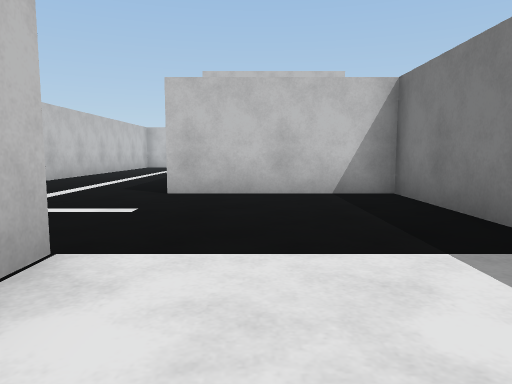
view 1 (above)

24 first-person views from a walk through a Webots world. The camera is 0.07 m above the floor, tilts 6° down and sees 70° across. The floor is counted in squares, 0.1 m on a side. Each view is taken from the middle of a square. On the plan, view 1 faces up. The plan holds only what a view shows up to about 11 squares ahead; the rest is blank. The place goes on beyond the plan. The robots in the file are not drawn. Simple shapes and patterns stand in for the simulator's stock objects.

view 2
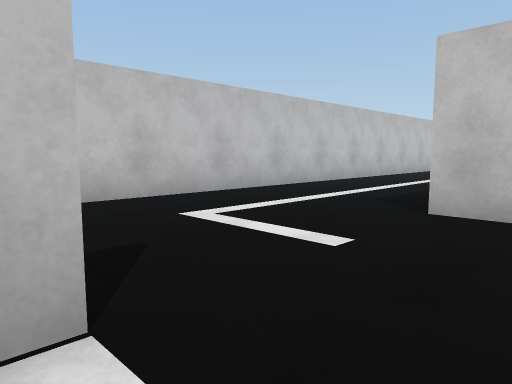

view 3
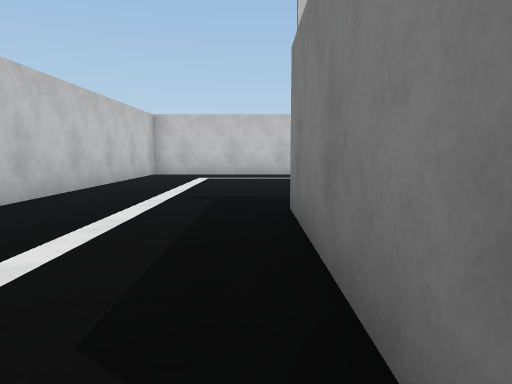

view 4
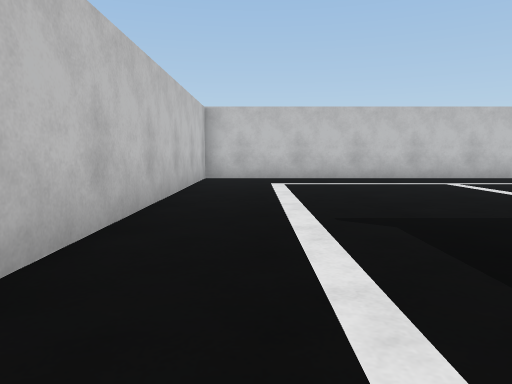

view 5
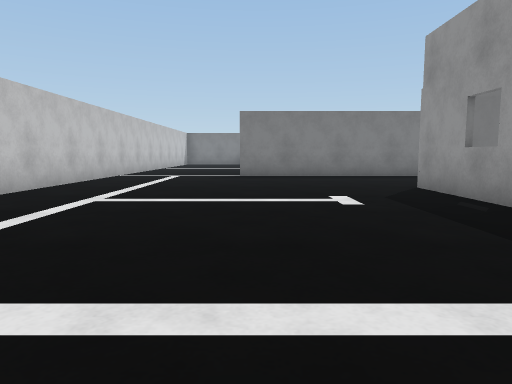

view 6
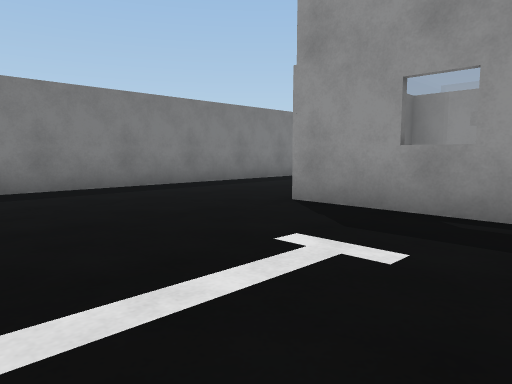

view 7
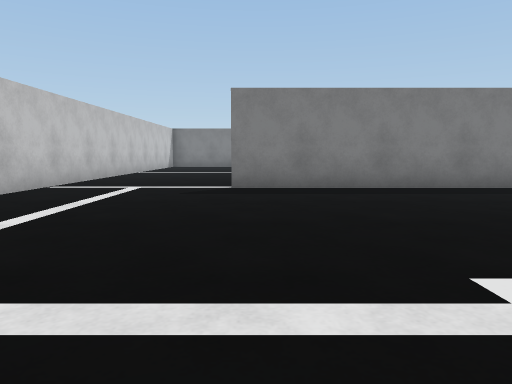

view 8
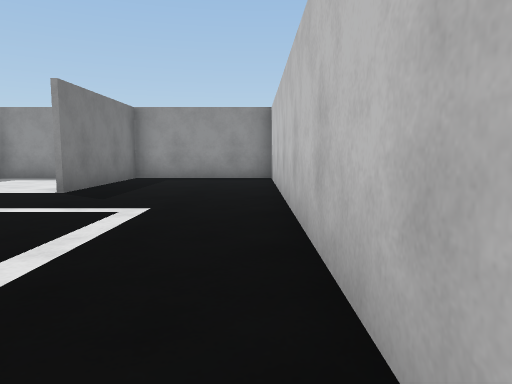

view 9
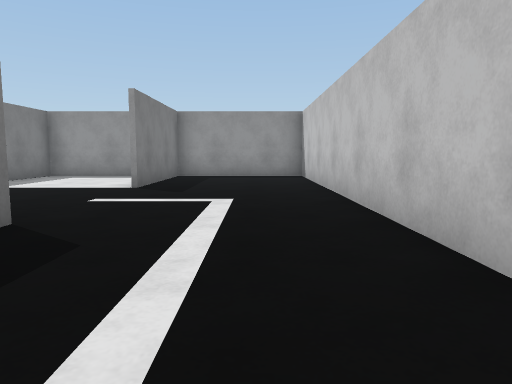

view 10
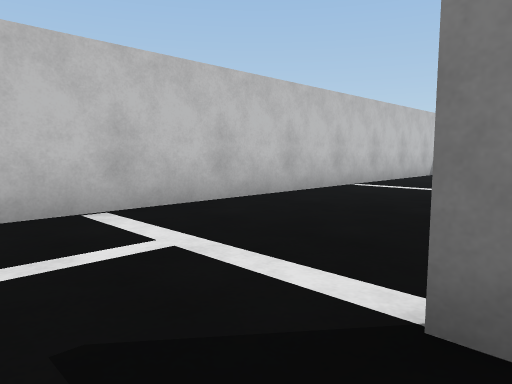

view 11
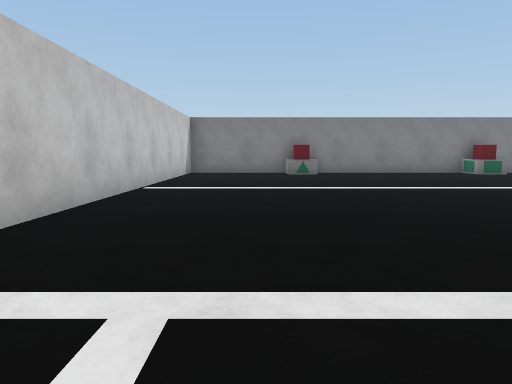

view 12
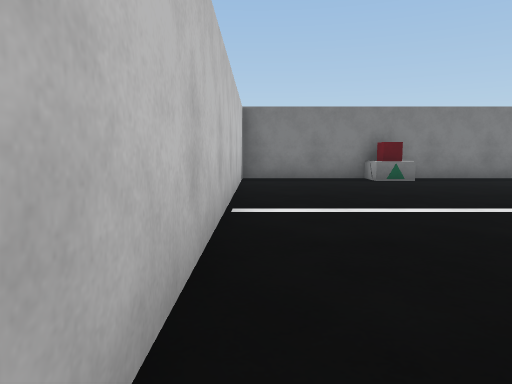

view 13
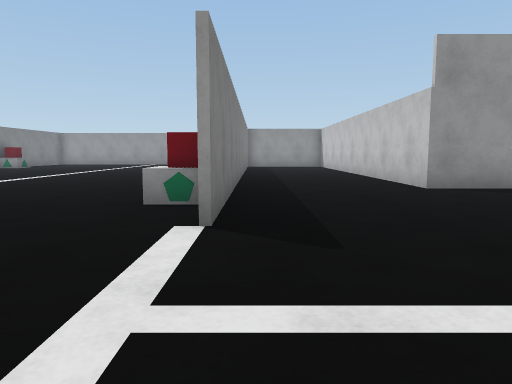

view 14
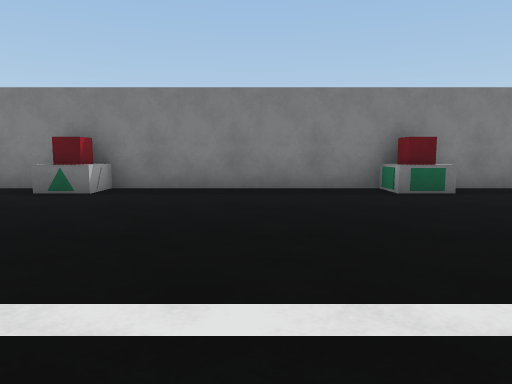

view 15
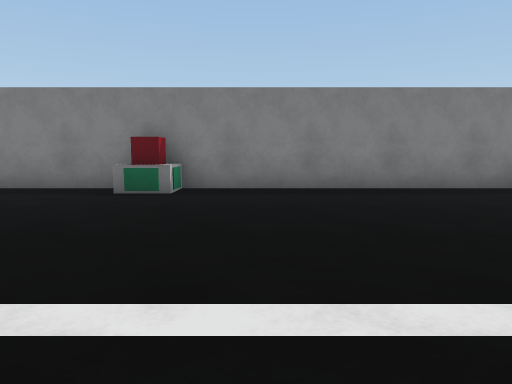

view 16
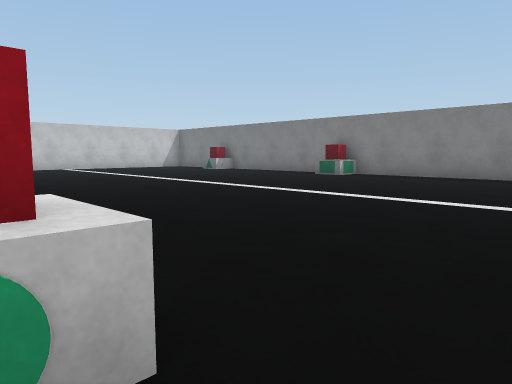

view 17
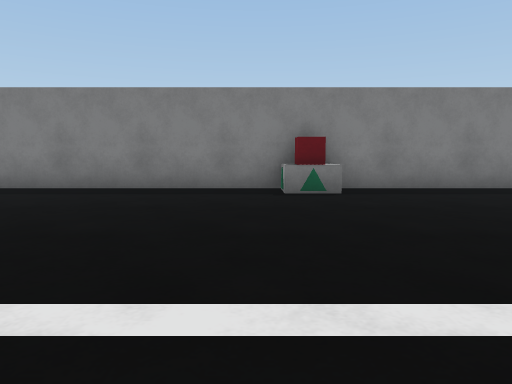

view 18
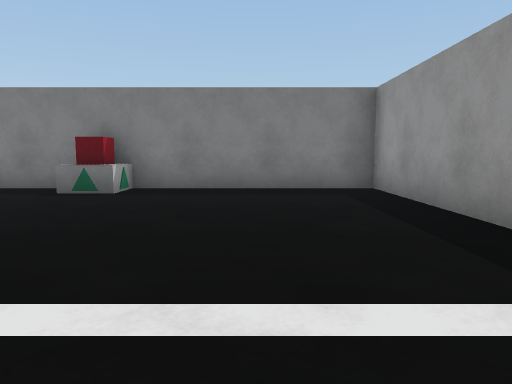

view 19
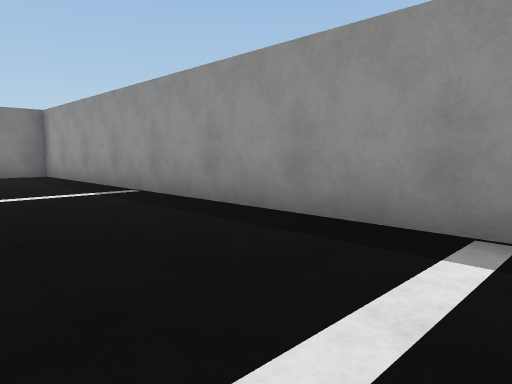

view 20
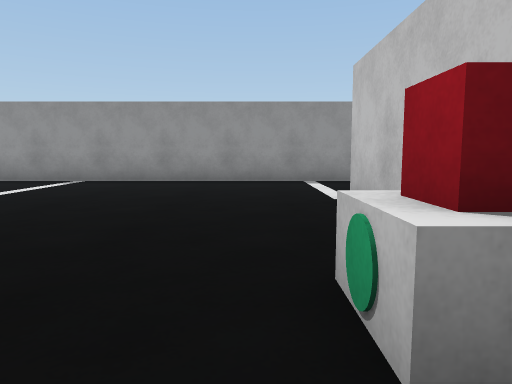

view 21
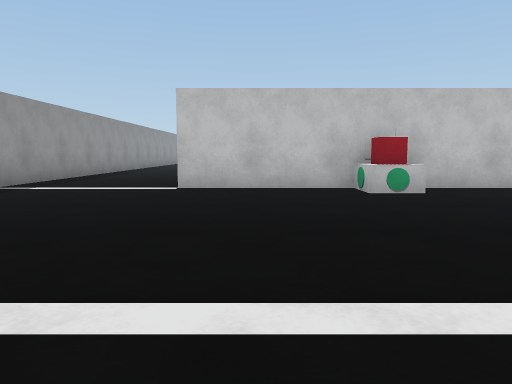

view 22
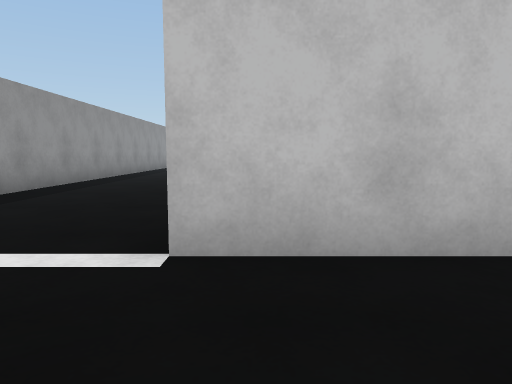

view 23
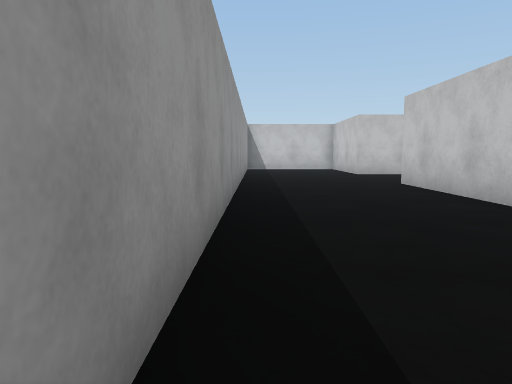

view 24
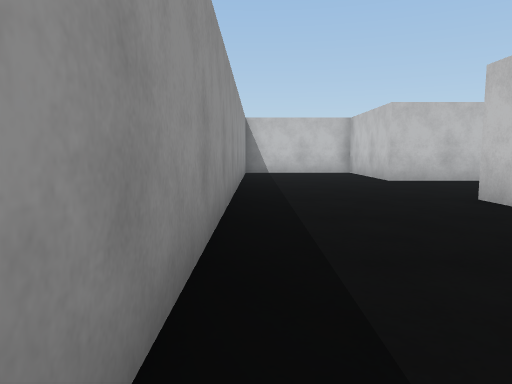

### Floor plan
Ten units are one square. View 1 is at (0, 0); x grows to the right and y downward. Boxes are objects, and circles mark ways between rooms. Rooms are numbered by the first view taken in them; rooms with no view inside come last. Other rooms are left out.
<svg viewBox="-116 -189 305 248">
<path fill="none" stroke="#000" d="M-2 -107 26 -107 26 -69M25 -64 -16 -64 -16 -108M64 -68 64 -145M24 -34 24 -70M-14 -26 -14 -20M75 -184 -54 -184 -54 11M24 11 24 -5M6 15 24 15M-55 15 -16 15 -16 -26M73 -29 73 -23 66 -23 66 16M66 -52 66 -30M181 -77 176 -77 176 -82 181 -82M181 3 176 3 176 -2 181 -2M184 -1 184 -79M184 -81 184 -142 176 -142 176 -145 181 -145M-18 16 -56 16M184 -145 184 -184 75 -184M-94 -9 -94 16 -111 16M-110 54 184 54 184 1M76 -31 76 -20 65 -20M68 -130 76 -130M184 -75 174 -75 174 -85 184 -85M184 5 174 5 174 -5 184 -5M184 -139 174 -139 174 -149 184 -149"/>
<circle cx="70" cy="-165" r="3" fill="#2a7"/>
<text x="0" y="-110">1</text>
<text x="80" y="-40">2</text>
</svg>
Room 1 opens to room 2.

Where each view was taken, in squares from view 1:
view 1: 0 up, 0 right, facing up
view 2: 2 up, 0 right, facing up-left
view 3: 6 up, 2 left, facing up
view 4: 8 up, 4 left, facing up
view 5: 14 up, 5 left, facing right
view 6: 15 up, 1 left, facing down-right
view 7: 14 up, 1 left, facing right
view 8: 9 up, 5 left, facing down
view 9: 10 up, 4 left, facing down
view 10: 14 up, 5 right, facing up-right
view 11: 16 up, 5 right, facing right
view 12: 18 up, 8 right, facing right
view 13: 18 up, 6 right, facing down
view 14: 11 up, 11 right, facing right
view 15: 6 up, 11 right, facing right
view 16: 1 up, 7 right, facing up-right
view 17: 1 up, 11 right, facing right
view 18: 3 down, 11 right, facing right
view 19: 2 down, 6 right, facing down-right
view 20: 4 up, 8 right, facing down
view 21: 0 up, 14 right, facing left
view 22: 1 down, 9 right, facing left
view 23: 5 down, 3 right, facing left
view 24: 5 down, 0 right, facing left
